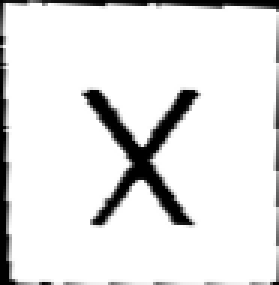
//> input picture OCR/Read the Result/test_image.bmp, 93 x 95 px (shown 3 times larger)
$ ./main   (built with g++ and OpenCV 4)
//> lines starting //> are read from the running program, lines starting //| are printed output that depends on the picture; after the words box and inside, x2 and y2 are one past the last pixel; in counts of white or black regions, pixels touching at a corner belong together
#include<opencv2/core/core.hpp>
#include<opencv2/highgui/highgui.hpp>
#include<opencv2/imgproc/imgproc.hpp>
#include<opencv2/ml/ml.hpp>

#include<iostream>
#include<sstream>
//The necessary libraries to be used throughout the project

const int minArea = 200; //Defines the minimun area needed for a detected contour to be read as valid data.

const int imageWidth = 20;
const int imageHeight = 30; //Values to be used to resize a region of interest

using namespace std;

using namespace cv; //Pleb names spaces Not using HEX namespace yet needs to be combined


class ContourData{
	public:
		vector<Point> ptContour;
		Rect boundingRect;
		float area;


		bool validContour(){
			if (area < minArea){
			       	return false;
			}
			return true;
		}//Checks the validity of the read contour by counting the region area.
	static bool sortContours(const ContourData& cwdLeft, const ContourData& cwdRight){
		return(cwdLeft.boundingRect.x < cwdRight.boundingRect.x); //Sorts all read contours by there respective positions. Remnants of a dead code as
		//A proper filter method hasn't been applied yet.
	}
};//Class to store necessary contour data to be compared with the XML files later on.

int main(){
	vector<ContourData> allData;
	vector<ContourData> validData;//Declares to variables that fall under the class
	cout<<"Start of the program\n";
	Mat classification;//Defines a matrix
	FileStorage fsClassifications("group_ints.xml", FileStorage::READ);
	//Reads in the data from group_ints
	if (fsClassifications.isOpened() == false){
		cout<<"Error, can't locate groups_ints.xml\n";
		return (0);
	}//If empty display error message and exit

	fsClassifications["groups"] >> classification;
	fsClassifications.release();//Stores the values of group_ints.xml into classification

	Mat trainingImage;
	FileStorage fsImages("image.xml", FileStorage::READ);//Reads in image.xml

	if (fsImages.isOpened() == false){
		cout<<"Error, can't locate image.xml\n";
		return (0);//Same error message Ahmed :/
	}

	fsImages["images"] >> trainingImage;//Stores the values into the matrix trainingImage
	fsImages.release();

	cv::Ptr<cv::ml::KNearest> kNearest(cv::ml::KNearest::create());//Establishes the function to train a KNN model

	kNearest->cv::ml::StatModel::train(trainingImage, cv::ml::ROW_SAMPLE, classification); //Trains a model based on the values of classification & trainingImage.

	Mat matTestImage = imread("test_image.bmp"); //Reads in a test_image
//> matTestImage is the input picture: 95 rows x 93 cols, CV_8UC3; min 0, max 255, mean 227.8

	if (matTestImage.empty()){
		cout<<"Error, test_image.png not found";
		return (0);//If empty return error

	}
	Mat ThreshCopy;
	Mat Blurred;
	Mat Grayscale;
	Mat Thresh;//Establishes more bloody matrices.

	cvtColor(matTestImage, Grayscale, COLOR_RGB2GRAY);//Converts the read image to grey scale

	GaussianBlur(Grayscale,
        	Blurred,
        	Size(5, 5),
        	0);
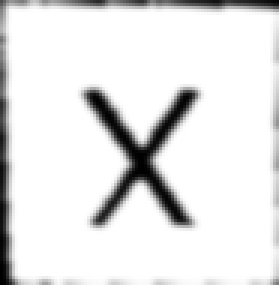
//> Blurred: 95 rows x 93 cols, CV_8UC1 (shown 3 times larger); min 0, max 255, mean 229


	adaptiveThreshold(Blurred,
        	Thresh,
        	255,
        	ADAPTIVE_THRESH_GAUSSIAN_C,
        	THRESH_BINARY_INV,
	 	11,
		2);//Applies filters of the original image and then produces a new one. Ditto for the next filter.
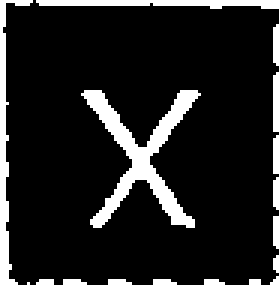
//> Thresh: 95 rows x 93 cols, CV_8UC1 (shown 3 times larger); 13.2% white; 17 white regions (9 under 20 px)

	ThreshCopy = Thresh.clone();//Creates a copy of the image as findcontours overwrites the original image.


	vector<vector<Point>> ptContours;
	vector<Vec4i> v4iHierarchy;//Creates vectors to store information from the thresh copy see below.

	findContours(ThreshCopy,
			ptContours,
			v4iHierarchy,
			RETR_EXTERNAL,
			CHAIN_APPROX_SIMPLE);//Stores the location of the contours as a simplified four end point region and stores the needed data in the hierarchy and ptContours
//> ptContours = 17 contours, 14 with area under 20; largest, box (x1, y1, x2, y2) and area: (27, 30, 67, 76) 437, (0, 0, 11, 95) 135, (12, 0, 93, 3) 88; v4iHierarchy = 17 items, first 8: [1, -1, -1, -1], [2, 0, -1, -1], [3, 1, -1, -1], [4, 2, -1, -1], [5, 3, -1, -1], [6, 4, -1, -1], [7, 5, -1, -1], [8, 6, -1, -1]


	for (int i = 0; i < ptContours.size(); i++){
		ContourData contourData;
		contourData.ptContour = ptContours[i];
		contourData.boundingRect = boundingRect(contourData.ptContour);
		contourData.area = contourArea(contourData.ptContour);
		allData.push_back(contourData);//For each contour check of it's size is valid and then create a bounded rectangle around the region.
	}
//> this loop made 17 passes
//> (contourData.boundingRect, contourData.area) on passes 13, 16, 17: (Rect(27, 30, 40, 46), 437), (Rect(12, 0, 81, 3), 88), (Rect(0, 0, 11, 95), 135)

	for (int i=0; i < allData.size(); i++){
		if (allData[i].validContour()){
			validData.push_back(allData[i]);//Checks if each pushed back value was valid corresponding to the class' function and if it works push it back into the the validData area.
		}
	}

	sort(validData.begin(), validData.end(), ContourData::sortContours);//Sorts out the contours.

	string ReadCharacters;//A string to store the read in results

	for (int i = 0; i < validData.size(); i++){//For each vaild data value
		rectangle(matTestImage,
				validData[i].boundingRect,
				Scalar(0,255,0),
				2);
		Mat matROI = Thresh(validData[i].boundingRect);
		Mat ROIResized;
		resize(matROI, ROIResized, Size(imageWidth, imageHeight));//Create a region of interest around the highlighted contours

		Mat ROIFloat;
		ROIResized.convertTo(ROIFloat, CV_32FC1);//Convert the ROI to a float
		imshow("MatRoiResized",ROIResized);
		Mat matCurrentChar(0,0, CV_32F);

		kNearest->findNearest(ROIFloat.reshape(1,1), 3, matCurrentChar);//Use the KNN to try and compare the read in image to the gene

		float fltCurrentChar  = (float)matCurrentChar.at<float>(0,0);//Stores the result as a char

		ReadCharacters = ReadCharacters + char(int(fltCurrentChar));//Appends the array with the resut
	}
//> this loop made 1 pass
//> (matCurrentChar, fltCurrentChar, ReadCharacters) on pass 1: ([75], 75, 'K')
//> pass 1, `Mat matROI = Thresh(validData[i].boundingRect);`:
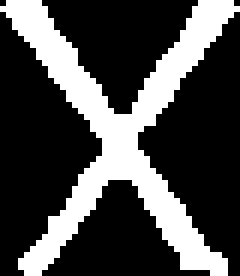
//> matROI: 46 rows x 40 cols, CV_8UC1 (shown 6 times larger); 28.9% white; 1 white region, box (x1, y1, x2, y2) and area: (0, 0, 40, 46) 531
//> pass 1, `resize(matROI, ROIResized, Size(imageWidth, imageHeight));`:
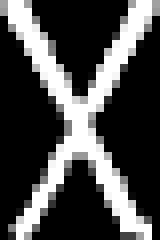
//> ROIResized: 30 rows x 20 cols, CV_8UC1 (shown 8 times larger); min 0, max 255, mean 73.4
//> after the loop:
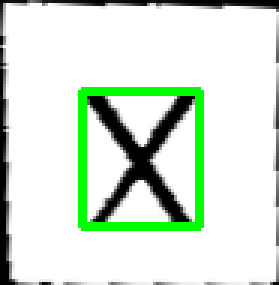
//> matTestImage: 95 rows x 93 cols, CV_8UC3 (shown 3 times larger); 5.66% of pixels changed, all inside (x1, y1, x2, y2) = (26, 29, 68, 77)
	cout <<"\n"<<ReadCharacters<<"\n";//Prints out the result
//| K
	imshow("Initial_image", matTestImage);//Displays the image

	waitKey(0);
	return(0);

}
